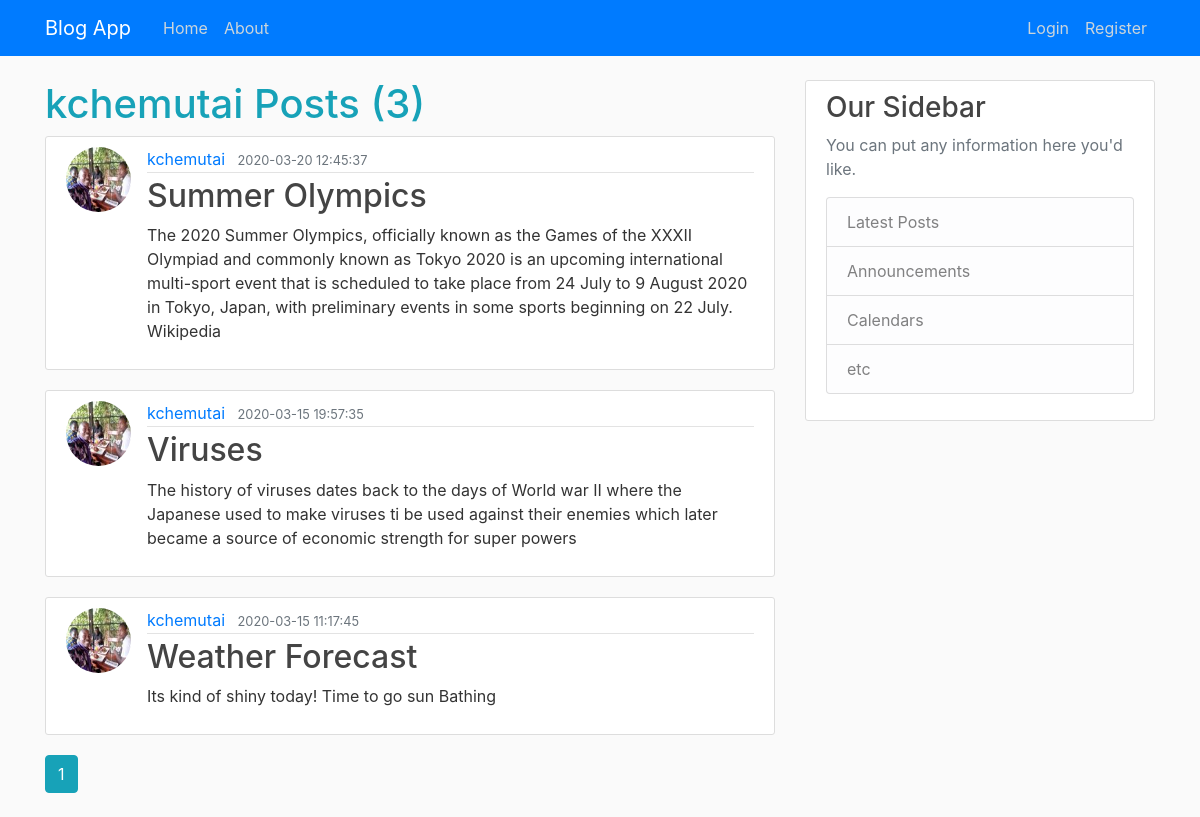
The page /user/kchemutai on the database its author committed.
### blog/models.py (models this page shows, shortened)
class User(db.Model, UserMixin):
    id = db.Column(db.Integer, primary_key=True)
    username = db.Column(db.String(20), unique=True, nullable=False)
    email = db.Column(db.String(120), unique=True, nullable=False)
    image_file = db.Column(db.String(20), nullable=False, default = 'default.jpg')
    password = db.Column(db.String(60), nullable=False)
    posts = db.relationship('Post', backref='author', lazy=True)

class Post(db.Model):
    id = db.Column(db.Integer, primary_key=True)
    title = db.Column(db.String(120), nullable=False)
    date_posted = db.Column(db.DateTime, nullable=False, default=datetime.utcnow)
    content = db.Column(db.Text, nullable=False)
    user_id = db.Column(db.Integer, db.ForeignKey('user.id'), nullable=False)

### blog/routes.py (the view)
@app.route('/user/<string:username>')
def user_posts(username):
    page = request.args.get('page', 1, type=int)
    user = User.query.filter_by(username=username).first_or_404()
    posts = Post.query.filter_by(author=user).order_by(Post.date_posted.desc()).paginate(page=page, per_page=5)
    return render_template('user_posts.html', posts=posts, user=user)

### blog/templates/user_posts.html
{% extends "layout.html" %}
{% block content %}
    <h1 class="text-info">{{ user.username }} Posts ({{ posts.total }})</h1>
    {% for post in posts.items %}
        <article class="media content-section">
          <img src="{{url_for('static', filename='images/' + post.author.image_file)}}" alt="" class="rounded-circle article-img">
          <div class="media-body">
            <div class="article-metadata">
              <a class="mr-2" href="{{ url_for('user_posts', username=post.author.username) }}">{{ post.author.username }}</a>
              <small class="text-muted">{{ post.date_posted.strftime('%Y-%m-%d  %H:%M:%S') }}</small>
            </div>
            <h2><a class="article-title" href="{{ url_for('post', post_id=post.id)}}">{{ post.title }}</a></h2>
            <p class="article-content">{{ post.content }}</p>
          </div>
        </article>
    {% endfor %}
    {% for page_num in posts.iter_pages(left_edge=1, right_edge=1, left_current=1, right_current=2) %}
      {% if page_num %}
        {% if posts.page == page_num %}
          <a class="btn btn-info mb-4 " href="{{ url_for('user_posts', page=page_num, username=user.username )}}">{{page_num}}</a>
        {% else %}
          <a class="btn btn-outline-info mb-4 " href="{{ url_for('user_posts', page=page_num, username=user.username )}}">{{page_num}}</a>
        {% endif %}
      {% else %}
        ...
      {% endif %}
    {% endfor %}
{% endblock%}

### blog/static/main.css (style rules this page uses)
body { background: #fafafa; color: #333333; margin-top: 5rem; }
h1, h2, h3, h4, h5, h6 { color: #444444; }
.content-section { background: #ffffff; padding: 10px 20px; border: 1px solid #dddddd; border-radius: 3px; margin-bottom: 20px; }
.article-title { color: #444444; }
.article-content { white-space: pre-line; }
.article-img { height: 65px; width: 65px; margin-right: 16px; }
.article-metadata { padding-bottom: 1px; margin-bottom: 4px; border-bottom: 1px solid #e3e3e3 }

### rows shown on the page
User: username "kchemutai"
Post: image_file (picture), author.username "kchemutai", date_posted "2020-03-20 12:45:37", title "Summer Olympics", content "The 2020 Summer Olympics, officially known as the Games of the XXXII Olympiad and commonly known as Tokyo 2020 is an upcoming international multi-sport event that is scheduled to take place from 24 July to 9 August 2020 in Tokyo, Japan, with preliminary events in some sports beginning on 22 July. Wikipedia"
Post: image_file (picture), author.username "kchemutai", date_posted "2020-03-15 19:57:35", title "Viruses", content "The history of viruses dates back to the days of World war II where the Japanese used to make viruses ti be used against their enemies which later became a source of economic strength for super powers"
Post: image_file (picture), author.username "kchemutai", date_posted "2020-03-15 11:17:45", title "Weather Forecast", content "Its kind of shiny today! Time to go sun Bathing"

### other values the page prints
{{ posts.total }} "3"
{{ page_num }} "1"
